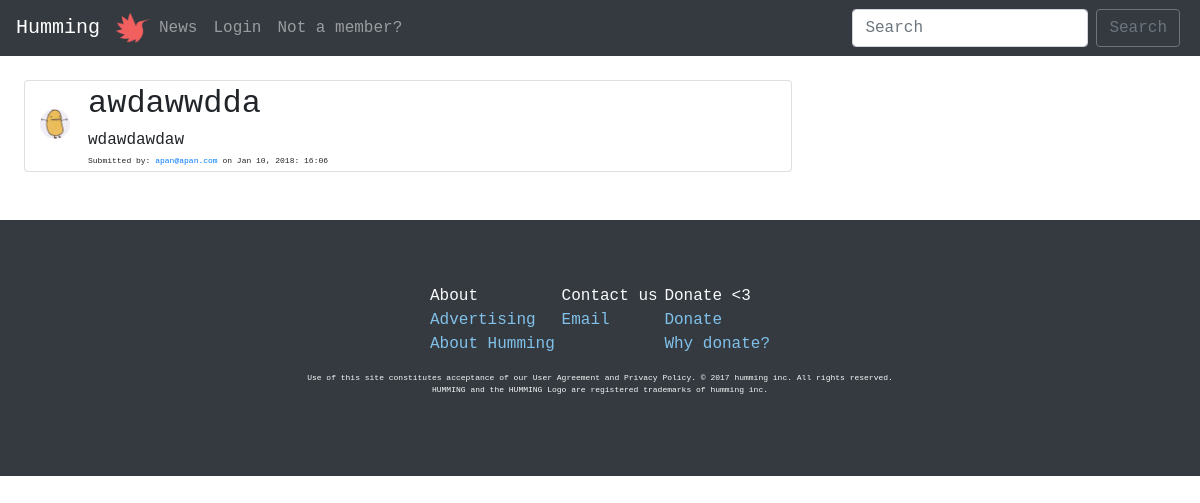
The page /commentsform.php?id=67 on the database as committed earlier.
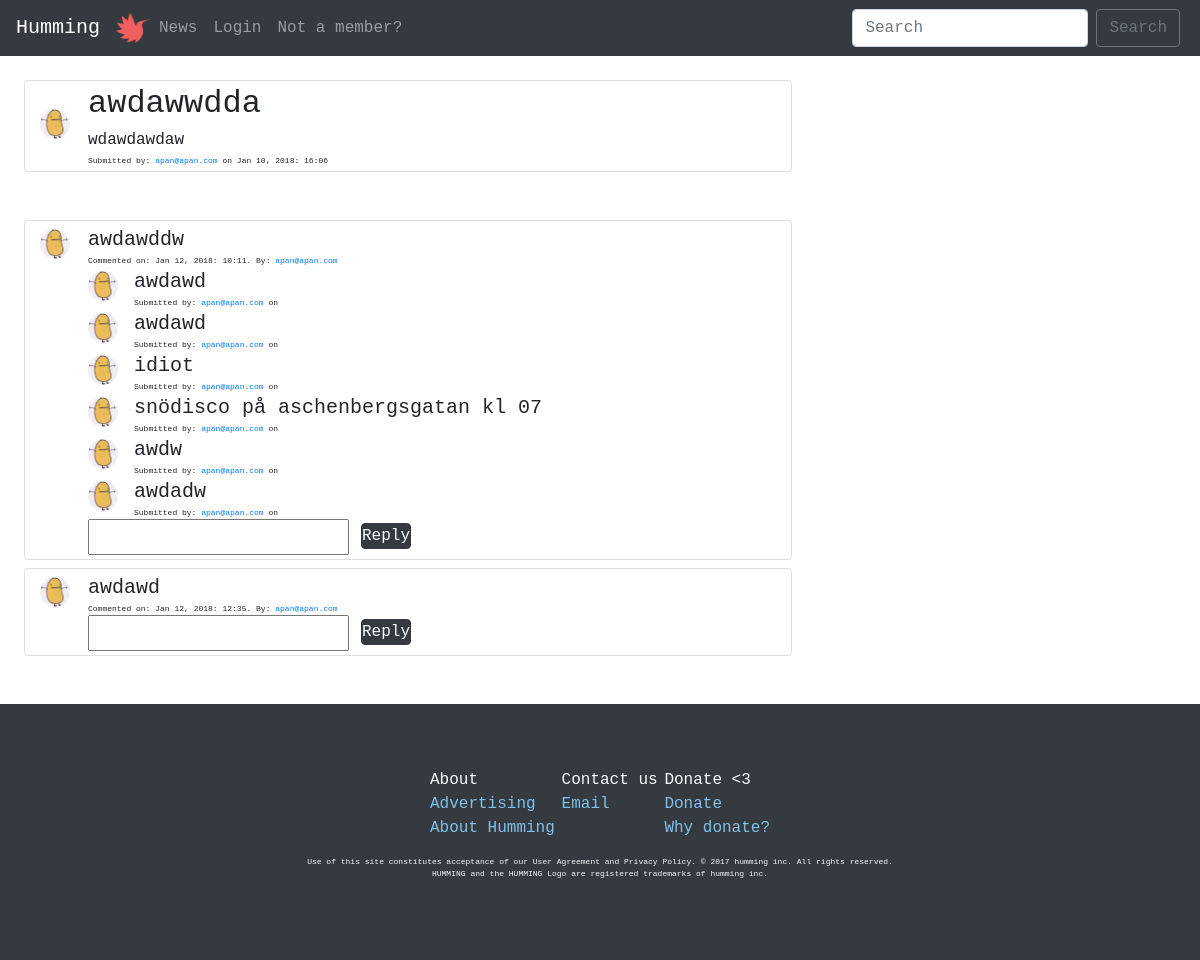
The same page on the database as committed later.
### tables this page shows
CREATE TABLE "comments" (
	`commentID`	INTEGER UNIQUE,
	`comment`	TEXT NOT NULL,
	`postID`	INTEGER,
	`userID`	INTEGER,
	`commentDate`	TEXT,
	PRIMARY KEY(`commentID`)
);

CREATE TABLE "reply" (
	`commentID`	INTEGER,
	`replyID`	INTEGER PRIMARY KEY AUTOINCREMENT UNIQUE,
	`postID`	INTEGER,
	`userID`	INTEGER,
	`replyComment`	TEXT,
	`replyDate`	TEXT
);

### php/functions.php (called while the page is built, shortened)
<?php
function clickedPosts($pdo, $postID) {
  $postID = $_GET['id'];
  $clickedPosts = "SELECT posts.title, posts.url, posts.postdate, posts.description, posts.postID, users.username, users.userID
                   FROM posts
                   LEFT JOIN users
                   ON posts.userID=users.userID
                   WHERE postID = '$postID'" ;
  $statement = $pdo->prepare($clickedPosts);
  $statement->execute();
  $resultclickedPosts = $statement->fetchAll(PDO::FETCH_ASSOC);
  return $resultclickedPosts;
 }
 function allComments($pdo) {
   $postID = $_GET['id'];
   $allComments = "SELECT commentID, comment, commentDate, username, postID, users.userID
                   FROM comments
                   INNER JOIN users
                   ON comments.userID=users.userID
                   WHERE postID = :postID";
   $statement = $pdo->prepare($allComments);
   $statement->bindParam(':postID', $postID, PDO::PARAM_INT);
   $statement->execute();
   $resultallComments = $statement->fetchAll(PDO::FETCH_ASSOC);
   return $resultallComments;
 }
function allReplys($pdo, $commentID) {
  $reply = "SELECT replyComment, replyDate, username, picture, users.userID
            FROM reply
            INNER JOIN users
            ON reply.userID=users.userID
            WHERE commentID= '$commentID'";
  $statement = $pdo->prepare($reply);
  $statement->execute();
  $resultReply = $statement->fetchAll(PDO::FETCH_ASSOC);
  return $resultReply;
}

### commentsform.php (the view, shortened to what this page needs)
<?php
require __DIR__.'/viewings/header.php';
?>
<div class="m-4">
<?php $clickedPosts = clickedPosts($pdo, $_GET['id']) ?>
<?php foreach($clickedPosts as $clickedPost): ?>
<div class="card col-sm-8 mt-2 mb-5">
  <div class="card-body pl-0 pt-1 pb-1">
    <img class="float-left profilePicSubs mt-4 mr-3 " src=" <?php if(isset($clickedPost['picture'])): ?>
      <?php echo "../profileImages/".$clickedPost['picture']; ?>
    <?php else: echo "../profileImages/potato.jpg"; ?>
    <?php endif; ?>" alt="">
    <blockquote class="blockquote mb-0 ml-4 pl-4 ">
      <h2 class="border-bottom-1 mb-0 pb-2">
        <?php echo $clickedPost['title'];?>
      </h2>
      <p class="h6 font-weight-normal mb-1">
        <?php echo $clickedPost['description']  ?>
      </p>
      <p class="mb-0 smallfont">
        Submitted by: <a href="/php/allProfiles.php?id=<?php echo $clickedPost['userID']?>"><?php echo $clickedPost['username']?></a> on <?php echo $clickedPost['postdate'] ?>
      </p>
    </blockquote>
  </div>
</div>
<?php endforeach; ?>
<?php $allComments = allComments($pdo) ?>
<?php foreach ($allComments as $comment):?>
  <div class="card col-sm-8 mt-2 mb-1">
    <div class="card-body pl-0 pt-1 pb-1">
      <img class="float-left profilePicSubs mt-1 mr-3 " src=" <?php if(isset($clickedPost['picture'])): ?>
        <?php echo "../profileImages/".$clickedPost['picture']; ?>
      <?php else: echo "../profileImages/potato.jpg"; ?>
      <?php endif; ?>" alt="">
  <blockquote class="blockquote mb-0 ml-4 pl-4 ">
    <p class="mb-0"><?php echo $comment['comment']; ?></p>
    <p class="mb-0 smallfont"> Commented on: <?php echo $comment['commentDate']?>. By: <a href="/php/allProfiles.php?id=<?php echo $comment['userID']?>"><?php echo $comment['username']; ?></a>
    </p>
    <?php $allReplys = allReplys($pdo, $comment['commentID']) ?>
    <?php foreach ($allReplys as $key => $value):?>
      <img class="float-left profilePicSubs mt-1 mr-3 " src=" <?php if(isset($value['picture'])): ?>
        <?php echo "../profileImages/".$value['picture']; ?>
      <?php else: echo "../profileImages/potato.jpg"; ?>
      <?php endif; ?>" alt="">
      <p class="mb-0"><?php echo $value['replyComment']; ?></p>
      <p class="mb-0 smallfont">
        Submitted by: <a href="/php/allProfiles.php?id=<?php echo $value['userID']?>"><?php echo $value['username']?></a> on <?php echo $value['replyDate'] ?>
      </p>
    <?php endforeach; ?>
    <form action="/php/comment/replyComments.php" method="POST">
      <input type="text" name="reply" required>
      <button class="btn btn-dark text-light m-0 p-0 mr-1" type="submit" name="button">Reply</button>
    </form>
  </blockquote>
</div>
</div>
<?php endforeach; ?>
</div>
<?php require __DIR__.'/viewings/footer.php'; ?>

### viewings/header.php (shortened to what this page needs)
<!DOCTYPE html>
<html lang="en">
<head>
  <link rel="stylesheet" href="../../style/main.css">
  <link rel="stylesheet" href="https://maxcdn.bootstrapcdn.com/bootstrap/4.0.0-beta.2/css/bootstrap.min.css">
</head>
<body>
  <?php require __DIR__.'/navigation.php'; ?>

### viewings/navigation.php (shortened to what this page needs)
<nav class="navbar navbar-expand-lg navbar-dark bg-dark">
  <a class="navbar-brand" href="/index.php">Humming</a>
  <img src="../../images/hummingLogo.png" width="35" height="30" class="d-inline-block align-top" alt="">
<div class="collapse navbar-collapse" id="navbarSupportedContent">
  <ul class="navbar-nav ml-auto w-100 justify-content-start">
      <li class="nav-item">
        <a class="nav-link" href="/news.php">News<span class="sr-only">(current)</span></a>
      </li>
      <?php if (!isset($_SESSION['users'])):?>
        <li class="nav-item">
          <a href="../../loginform.php" class="nav-link">Login</a>
        </li>
      <?php endif; ?>
    <?php if (!isset($_SESSION['users'])):?>
      <li class="nav-item pull-right">
        <a class="nav-link" href="/registerform.php">Not a member?</a>
      </li>
    <?php endif; ?>
  </ul>
  <ul class="nav navbar-nav ml-auto w-100 mr-1 justify-content-end">
    <form class="form-inline my-2 my-lg-0">
      <input class="form-control mr-sm-2" type="search" placeholder="Search" aria-label="Search">
      <button class="btn btn-outline-secondary my-2 my-sm-0" type="submit">Search</button>
    </form>
  </ul>
</div>
</nav>

### viewings/footer.php (shortened to what this page needs)
<div class="jumbotron jumbotron-fluid mt-5 mb-0 bg-dark text-light">
  <div class="container">
    <div class="col-md-4 col-sm-8 col-sm-10 mx-auto">
      <div class="d-flex justify-content-between">
        <ul class="flex-column p-0">
          About
          <li>
            <a class="anchor-color" href="#">Advertising</a> <br>
            <a class="anchor-color" href="#">About Humming</a> <br>
          </li>
        </ul>
        <ul class="flex-column p-0">
          Contact us
          <li>
            <a class="anchor-color" href="#">Email</a> <br>
          </li>
        </ul>
        <ul class="flex-column p-0">
          Donate <3
          <li>
            <a class="anchor-color" href="#">Donate</a> <br>
            <a class="anchor-color" href="#">Why donate?</a> <br>
          </li>
        </ul>
      </div>
    </div>
    <p class="smallfont text-center">Use of this site constitutes acceptance of our User Agreement and Privacy Policy. © 2017 humming inc. All rights reserved.<br>
      HUMMING and the HUMMING Logo are registered trademarks of humming inc.</p>
  </div>
</div>
</body>
</html>

### style/main.css (style rules this page uses)
* { font-family: monospace; }
.smallfont { font-size: 8px; }
.profilePicSubs { border-radius: 100px; height: 30px; width: 30px; }
ul { list-style-type: none; }
.anchor-color { color: #81c1e9; }

Rows that differ between the two databases and show on the page:
added comments: comment "awdawddw", commentDate "Jan 12, 2018: 10:11", username "apan@apan.com"
added reply: replyComment "awdawd", username "apan@apan.com"
added reply: replyComment "awdawd", username "apan@apan.com"
added reply: replyComment "idiot", username "apan@apan.com"
added reply: replyComment "snödisco på aschenbergsgatan kl 07", username "apan@apan.com"
added reply: replyComment "awdw", username "apan@apan.com"
added reply: replyComment "awdadw", username "apan@apan.com"
added comments: comment "awdawd", commentDate "Jan 12, 2018: 12:35", username "apan@apan.com"
